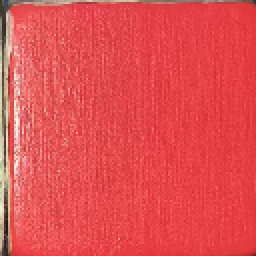
#> input picture dev/sim/assets/block_faces/hazardous__colour_red.png, 128 x 128 px (shown 2 times larger)
$ python -i face_templates.py   (imports and definitions only)
#> lines starting #> are read from the running program, lines starting #| are printed output that depends on the picture; after the words box and inside, x2 and y2 are one past the last pixel; in counts of white or black regions, pixels touching at a corner belong together
#> further down, picture is the input picture: shape (128, 128, 3); mean B, G, R 79.7, 78.2, 225.8
"""Face templates of the four blocks, cut from the operator's phone photos in `materials/photos/blocks/` (2026-09-24).

Each photo shows the four blocks in a 2 x 2 group, one face up each, always in the same places:
top left the yellow block (other), top right blue (recyclable), bottom left green (kitchen), bottom
right red (hazardous) -- the thin rim of block colour around every sticker shows it. Two photos show the
colour faces, four show the 16 stickers. The group is rectified (its outer corners are found from the
bright faces against the grey table; for two photos with strong shadows they are given by hand), split
2 x 2, and each face trimmed to its bright square.

    python3 dev/vision/face_templates.py     # writes data/reference/block_faces/*.png and index.json
"""
from __future__ import annotations

import json
from pathlib import Path

import cv2
import numpy as np

ROOT = Path(__file__).resolve().parents[2]
PHOTOS = ROOT / "block"
OUT = ROOT / "data" / "reference" / "block_faces"
SIZE = 128
PLACES = ("other", "recyclable", "kitchen", "hazardous")          # tl, tr, bl, br
# photo (sorted name order) -> the face in each place; None: colour faces
FACES = [
    None,
    None,
    ("disposable_chopsticks", "zip_top_can", "fish_bone", "used_batteries"),
    ("cigarette_butts", "book", "egg_shell", "syringe"),
    ("toilet_paper", "newspaper", "watermelon_rind", "expired_tablets"),
    ("peach_pit", "old_school_bag", "apple_core", "expired_cosmetics"),
]
COLOUR = {"other": "yellow", "recyclable": "blue", "kitchen": "green", "hazardous": "red"}
# group corners (tl, tr, br, bl) read off a grid for the photos whose shadow defeats the automatic quad
MANUAL = {2: [(255, 450), (1017, 445), (1032, 1212), (242, 1207)],
          3: [(250, 400), (1095, 392), (1102, 1232), (240, 1237)]}


def _ordered(box: np.ndarray) -> np.ndarray:
    s, d = box.sum(1), np.diff(box, axis=1).ravel()
    return np.float32([box[s.argmin()], box[d.argmin()], box[s.argmax()], box[d.argmax()]])


def group_quad(im: np.ndarray) -> np.ndarray:
    g = cv2.cvtColor(im, cv2.COLOR_BGR2GRAY)
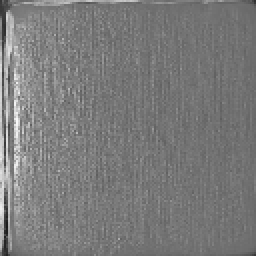
#> g: shape (128, 128) (shown 2 times larger); min 25, max 248, mean 122.5
    hsv = cv2.cvtColor(im, cv2.COLOR_BGR2HSV)
#> hsv: shape (128, 128, 3); mean H, S, V 106.8, 167.3, 225.9
    bg = np.median(g[:, :60])
#> bg = 126
    m = ((g > bg + 30) | ((hsv[..., 1] > 100) & (hsv[..., 2] > 70))).astype(np.uint8) * 255
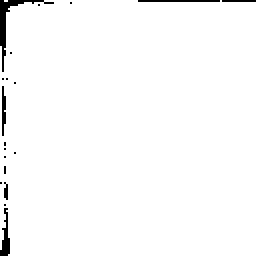
#> m: shape (128, 128) (shown 2 times larger); 98.1% white; 19 black regions (15 under 20 px), largest, box (x1, y1, x2, y2) and area: (0, 0, 27, 36) 129, (0, 104, 5, 128) 61, (69, 0, 110, 1) 41, (1, 43, 3, 68) 38
    m = cv2.morphologyEx(m, cv2.MORPH_OPEN, np.ones((9, 9), np.uint8))
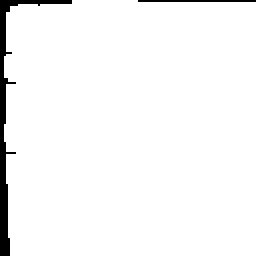
#> m: shape (128, 128) (shown 2 times larger); 96.6% white; 2 black regions, box (x1, y1, x2, y2) and area: (0, 0, 36, 128) 503, (69, 0, 128, 1) 59
    m = cv2.morphologyEx(m, cv2.MORPH_CLOSE, np.ones((31, 31), np.uint8))
#> m: shape (128, 128); every value is 255
    c = max(cv2.findContours(m, cv2.RETR_EXTERNAL, cv2.CHAIN_APPROX_SIMPLE)[0], key=cv2.contourArea)
#> c = [[0, 0], [0, 127], [127, 127], [127, 0]]
    hull = cv2.convexHull(c)
#> hull = [[127, 0], [127, 127], [0, 127], [0, 0]]
    for eps in np.linspace(0.01, 0.1, 30):
        a = cv2.approxPolyDP(hull, eps * cv2.arcLength(hull, True), True)
        if len(a) == 4:
            return _ordered(a.reshape(4, 2).astype(np.float32))
#> this loop made 1 pass
#> (a, s in _ordered, d in _ordered) on pass 1: ([[127, 0], [127, 127], [0, 127], [0, 0]], [127, 254, 127, 0], [-127, 0, 127, 0])
    return _ordered(cv2.boxPoints(cv2.minAreaRect(c)))


def trim(tile: np.ndarray) -> np.ndarray:
    """The face inside a quarter of the group: the largest bright/saturated square, squared up."""
    g = cv2.cvtColor(tile, cv2.COLOR_BGR2GRAY)
    hsv = cv2.cvtColor(tile, cv2.COLOR_BGR2HSV)
    m = ((g > np.percentile(g, 30)) | (hsv[..., 1] > 100)).astype(np.uint8) * 255
    m = cv2.morphologyEx(m, cv2.MORPH_OPEN, np.ones((7, 7), np.uint8))
    c = max(cv2.findContours(m, cv2.RETR_EXTERNAL, cv2.CHAIN_APPROX_SIMPLE)[0], key=cv2.contourArea)
    rect = cv2.minAreaRect(c)
    (w, h), side = rect[1], tile.shape[0]
    if w * h < 0.6 * side * side or max(w, h) > 1.25 * min(w, h):
        # a face with thin line art (fish bone) splits into pieces: take the quarter with a small margin
        m0 = int(side * 0.04)
        return cv2.resize(tile[m0:side - m0, m0:side - m0], (SIZE, SIZE))
    q = _ordered(cv2.boxPoints(rect))
    h = cv2.getPerspectiveTransform(q, np.float32([[0, 0], [SIZE - 1, 0], [SIZE - 1, SIZE - 1], [0, SIZE - 1]]))
    return cv2.warpPerspective(tile, h, (SIZE, SIZE))


def build() -> list[dict]:
    OUT.mkdir(parents=True, exist_ok=True)
    index = []
    for n, photo in enumerate(sorted(PHOTOS.glob("*.jpg"))):
        if n == 1:            # the second colour photo repeats the first
            continue
        im = cv2.imread(str(photo))
        q = np.float32(MANUAL[n]) if n in MANUAL else group_quad(im)
        w = 600
        group = cv2.warpPerspective(im, cv2.getPerspectiveTransform(q, np.float32([[0, 0], [w, 0], [w, w], [0, w]])), (w, w))
        for k, place in enumerate(PLACES):
            r, c = divmod(k, 2)
            tile = group[r * w // 2:(r + 1) * w // 2, c * w // 2:(c + 1) * w // 2]
            name = f"colour_{COLOUR[place]}" if FACES[n] is None else FACES[n][k]
            face = trim(tile)
            cv2.imwrite(str(OUT / f"{place}__{name}.png"), face)
            index.append(dict(file=f"{place}__{name}.png", category=place, item=name, photo=photo.name,
                              colour_face=FACES[n] is None))
    (OUT / "index.json").write_text(json.dumps(index, indent=1, ensure_ascii=False))
    return index


def sheet(index: list[dict]) -> np.ndarray:
    tiles = [cv2.imread(str(OUT / e["file"])) for e in index]
    rows = [np.hstack(tiles[i:i + 4]) for i in range(0, len(tiles), 4)]
    return np.vstack(rows)


# [4 lines not run here, left out]

>>> import cv2
>>> picture = cv2.imread('../sim/assets/block_faces/hazardous__colour_red.png')
>>> result = group_quad(picture)
#> result = [[0, 0], [127, 0], [127, 127], [0, 127]]
